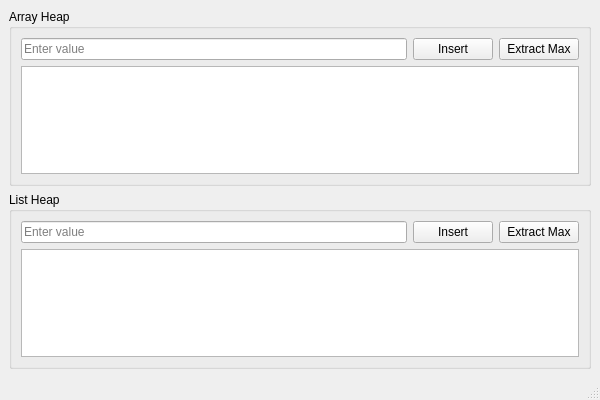
<?xml version="1.0" encoding="UTF-8"?>
<ui version="4.0">
 <class>MainWindow</class>
 <widget class="QMainWindow" name="MainWindow">
  <property name="geometry">
   <rect>
    <x>0</x>
    <y>0</y>
    <width>600</width>
    <height>400</height>
   </rect>
  </property>
  <property name="windowTitle">
   <string>Heap Demo</string>
  </property>
  <widget class="QWidget" name="centralwidget">
   <layout class="QVBoxLayout" name="verticalLayout">
    <item>
     <widget class="QGroupBox" name="arrayHeapGroup">
      <property name="title">
       <string>Array Heap</string>
      </property>
      <layout class="QVBoxLayout" name="verticalLayoutArray">
       <item>
        <layout class="QHBoxLayout" name="horizontalLayoutArrayInput">
         <item>
          <widget class="QLineEdit" name="arrayInput">
           <property name="placeholderText">
            <string>Enter value</string>
           </property>
          </widget>
         </item>
         <item>
          <widget class="QPushButton" name="insertArrayButton">
           <property name="text">
            <string>Insert</string>
           </property>
          </widget>
         </item>
         <item>
          <widget class="QPushButton" name="extractArrayButton">
           <property name="text">
            <string>Extract Max</string>
           </property>
          </widget>
         </item>
        </layout>
       </item>
       <item>
        <widget class="QTextEdit" name="arrayDisplay">
         <property name="readOnly">
          <bool>true</bool>
         </property>
        </widget>
       </item>
      </layout>
     </widget>
    </item>
    <item>
     <widget class="QGroupBox" name="listHeapGroup">
      <property name="title">
       <string>List Heap</string>
      </property>
      <layout class="QVBoxLayout" name="verticalLayoutList">
       <item>
        <layout class="QHBoxLayout" name="horizontalLayoutListInput">
         <item>
          <widget class="QLineEdit" name="listInput">
           <property name="placeholderText">
            <string>Enter value</string>
           </property>
          </widget>
         </item>
         <item>
          <widget class="QPushButton" name="insertListButton">
           <property name="text">
            <string>Insert</string>
           </property>
          </widget>
         </item>
         <item>
          <widget class="QPushButton" name="extractListButton">
           <property name="text">
            <string>Extract Max</string>
           </property>
          </widget>
         </item>
        </layout>
       </item>
       <item>
        <widget class="QTextEdit" name="listDisplay">
         <property name="readOnly">
          <bool>true</bool>
         </property>
        </widget>
       </item>
      </layout>
     </widget>
    </item>
   </layout>
  </widget>
  <widget class="QMenuBar" name="menubar">
   <property name="geometry">
    <rect>
     <x>0</x>
     <y>0</y>
     <width>600</width>
     <height>21</height>
    </rect>
   </property>
  </widget>
  <widget class="QStatusBar" name="statusbar"/>
 </widget>
 <resources/>
 <connections/>
</ui>
